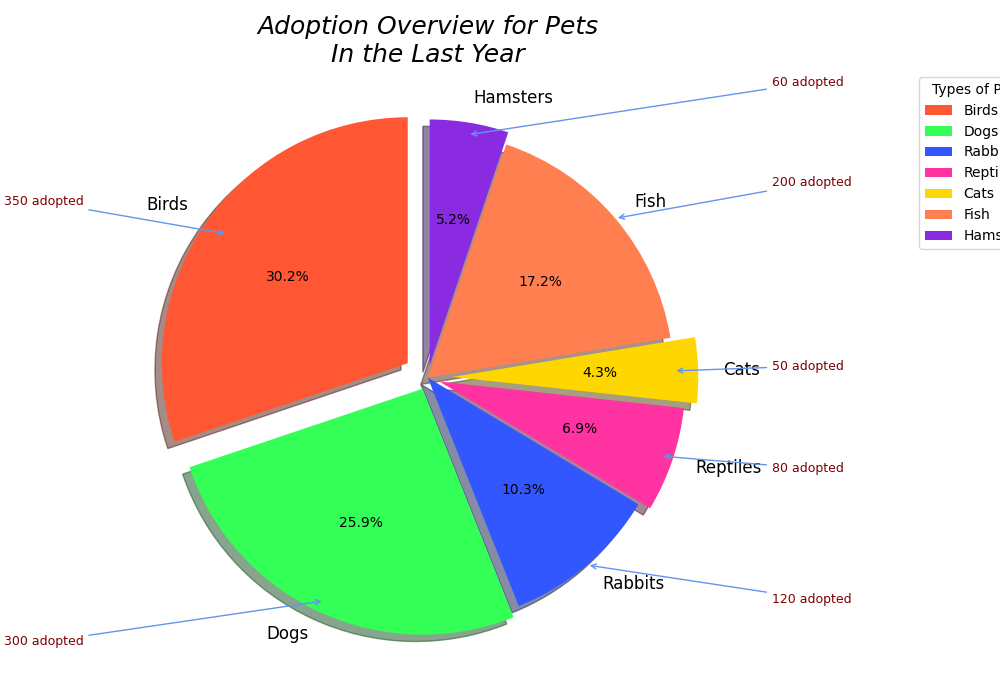

Write Python code to recreate this figure.
import matplotlib.pyplot as plt
import numpy as np

# Updated list of pets to include more categories
pets = ['Birds', 'Dogs', 'Rabbits', 'Reptiles', 'Cats', 'Fish', 'Hamsters']
# Updated adoption rates including new categories
adoption_rates = [350, 300, 120, 80, 50, 200, 60]
# Corresponding updated colors set
colors = ['#FF5733', '#33FF57', '#3357FF', '#FF33A1', '#FFD700', '#FF7F50', '#8A2BE2']

fig, ax = plt.subplots(figsize=(10, 7), subplot_kw=dict(aspect="equal"))

wedges, texts, autotexts = ax.pie(
    adoption_rates,
    labels=pets,
    colors=colors,
    autopct='%1.1f%%',
    startangle=90,
    explode=(0.1, 0.05, 0, 0.05, 0.1, 0, 0.05),  # Updated explode to match new data
    shadow=True
)

plt.title('Adoption Overview for Pets\nIn the Last Year', fontsize=18, fontweight='normal', style='italic')

for autotext in autotexts:
    autotext.set_color('black')
    autotext.set_weight('normal')

for text in texts:
    text.set_fontsize(12)

for i, wedge in enumerate(wedges):
    angle = (wedge.theta2 - wedge.theta1) / 2. + wedge.theta1
    x = np.cos(np.deg2rad(angle))
    y = np.sin(np.deg2rad(angle))
    horizontalalignment = {-1: "right", 1: "left"}[int(np.sign(x))]
    ax.annotate(f'{adoption_rates[i]} adopted',
                xy=(x, y), xytext=(1.4*np.sign(x), 1.2*y),
                horizontalalignment=horizontalalignment, fontsize=9, color='maroon',
                arrowprops=dict(arrowstyle="->", color='cornflowerblue'))

ax.legend(wedges, pets, title="Types of Pets", loc="upper right", bbox_to_anchor=(1, 0, 0.5, 1))

plt.grid(which='both', linestyle='--', linewidth=0.5)

plt.tight_layout()
plt.show()
